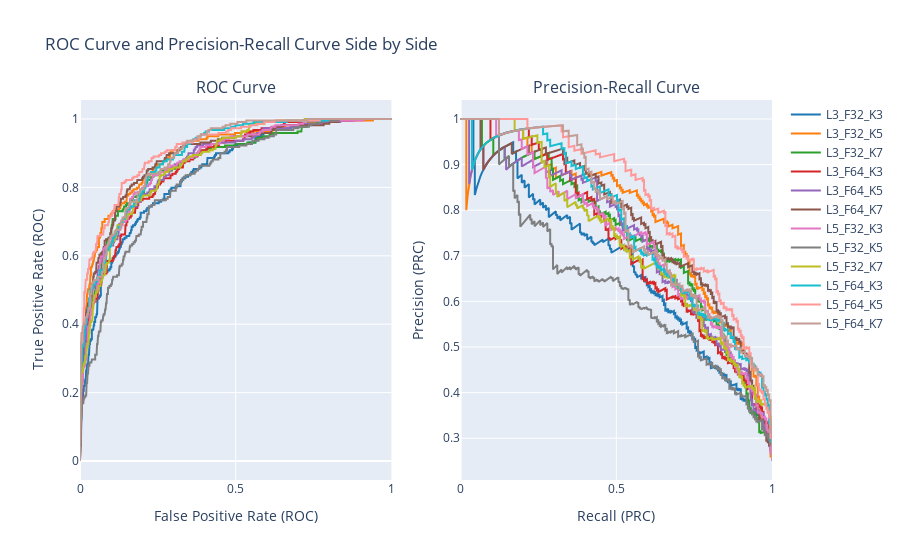

Here is the notebook cell this chart was saved with:
### Code cell
n_classes = 4

# color map with 12 distinct colors for the models
colors = ['#1f77b4', '#ff7f0e', '#2ca02c', '#d62728', '#9467bd', '#8c564b', '#e377c2', '#7f7f7f', '#bcbd22', '#17becf', '#ff9896', '#c49c94']

def calculate_roc_auc(model_results, n_classes):
    roc_data = {}

    for model_name, results in model_results.items():
        labels = results['labels']
        probs = results['probs']

        # Micro-average
        fpr_micro, tpr_micro, _ = roc_curve(label_binarize(labels, classes=np.arange(n_classes)).ravel(), probs.ravel())
        roc_auc_micro = auc(fpr_micro, tpr_micro)

        roc_data[model_name] = {
            'fpr_micro': fpr_micro,
            'tpr_micro': tpr_micro,
            'roc_auc_micro': roc_auc_micro
        }

    return roc_data

def calculate_prc_auc(model_results, n_classes):
    prc_data = {}

    for model_name, results in model_results.items():
        labels = results['labels']
        probs = results['probs']

        # Micro-average
        precision_micro, recall_micro, _ = precision_recall_curve(label_binarize(labels, classes=np.arange(n_classes)).ravel(), probs.ravel())
        prc_auc_micro = auc(recall_micro, precision_micro)

        prc_data[model_name] = {
            'precision_micro': precision_micro,
            'recall_micro': recall_micro,
            'prc_auc_micro': prc_auc_micro
        }

    return prc_data

# Calculate ROC and PRC AUCs for all models
roc_data = calculate_roc_auc(model_results, n_classes)
prc_data = calculate_prc_auc(model_results, n_classes)

# Create subplots with 1 row and 2 columns for side-by-side plots
fig = make_subplots(rows=1, cols=2, subplot_titles=("ROC Curve", "Precision-Recall Curve"))

# Plot ROC curve for each model in the first column, applying consistent colors
for idx, (model_name, roc) in enumerate(roc_data.items()):
    fig.add_trace(
        go.Scatter(x=roc['fpr_micro'], y=roc['tpr_micro'], mode='lines', name=clean_model_name(model_name),
                   line=dict(color=colors[idx % len(colors)]), showlegend=True),
        row=1, col=1
    )

# Plot PRC curve for each model in the second column, applying the same colors
for idx, (model_name, prc) in enumerate(prc_data.items()):
    fig.add_trace(
        go.Scatter(x=prc['recall_micro'], y=prc['precision_micro'], mode='lines', name=model_name,
                   line=dict(color=colors[idx % len(colors)]), showlegend=False),
        row=1, col=2
    )

# Update layout for the overall figure
fig.update_layout(
    title_text="ROC Curve and Precision-Recall Curve Side by Side",
    xaxis_title="False Positive Rate (ROC)",
    yaxis_title="True Positive Rate (ROC)",
    xaxis2_title="Recall (PRC)",
    yaxis2_title="Precision (PRC)"
)

fig.show()

### Figure 1 — Plotly figure (JSON) as saved in the notebook; plotly's stock layout.template omitted (floating-point values rounded to 4 significant figures; data arrays with more than 128 entries replaced by an {"elided": "..."} marker saying what was removed)
{"data": [{"line": {"color": "#1f77b4"}, "mode": "lines", "name": "L3_F32_K3", "showlegend": true, "type": "scatter", "x": {"elided": "238 float values"}, "xaxis": "x", "y": {"elided": "238 float values"}, "yaxis": "y"}, {"line": {"color": "#ff7f0e"}, "mode": "lines", "name": "L3_F32_K5", "showlegend": true, "type": "scatter", "x": {"elided": "192 float values"}, "xaxis": "x", "y": {"elided": "192 float values"}, "yaxis": "y"}, {"line": {"color": "#2ca02c"}, "mode": "lines", "name": "L3_F32_K7", "showlegend": true, "type": "scatter", "x": {"elided": "206 float values"}, "xaxis": "x", "y": {"elided": "206 float values"}, "yaxis": "y"}, {"line": {"color": "#d62728"}, "mode": "lines", "name": "L3_F64_K3", "showlegend": true, "type": "scatter", "x": {"elided": "200 float values"}, "xaxis": "x", "y": {"elided": "200 float values"}, "yaxis": "y"}, {"line": {"color": "#9467bd"}, "mode": "lines", "name": "L3_F64_K5", "showlegend": true, "type": "scatter", "x": {"elided": "204 float values"}, "xaxis": "x", "y": {"elided": "204 float values"}, "yaxis": "y"}, {"line": {"color": "#8c564b"}, "mode": "lines", "name": "L3_F64_K7", "showlegend": true, "type": "scatter", "x": {"elided": "200 float values"}, "xaxis": "x", "y": {"elided": "200 float values"}, "yaxis": "y"}, {"line": {"color": "#e377c2"}, "mode": "lines", "name": "L5_F32_K3", "showlegend": true, "type": "scatter", "x": {"elided": "202 float values"}, "xaxis": "x", "y": {"elided": "202 float values"}, "yaxis": "y"}, {"line": {"color": "#7f7f7f"}, "mode": "lines", "name": "L5_F32_K5", "showlegend": true, "type": "scatter", "x": {"elided": "232 float values"}, "xaxis": "x", "y": {"elided": "232 float values"}, "yaxis": "y"}, {"line": {"color": "#bcbd22"}, "mode": "lines", "name": "L5_F32_K7", "showlegend": true, "type": "scatter", "x": {"elided": "206 float values"}, "xaxis": "x", "y": {"elided": "206 float values"}, "yaxis": "y"}, {"line": {"color": "#17becf"}, "mode": "lines", "name": "L5_F64_K3", "showlegend": true, "type": "scatter", "x": {"elided": "198 float values"}, "xaxis": "x", "y": {"elided": "198 float values"}, "yaxis": "y"}, {"line": {"color": "#ff9896"}, "mode": "lines", "name": "L5_F64_K5", "showlegend": true, "type": "scatter", "x": {"elided": "158 float values"}, "xaxis": "x", "y": {"elided": "158 float values"}, "yaxis": "y"}, {"line": {"color": "#c49c94"}, "mode": "lines", "name": "L5_F64_K7", "showlegend": true, "type": "scatter", "x": {"elided": "178 float values"}, "xaxis": "x", "y": {"elided": "178 float values"}, "yaxis": "y"}, {"line": {"color": "#1f77b4"}, "mode": "lines", "name": "CNN_L3_F32_K3_P2_lr0.0001", "showlegend": false, "type": "scatter", "x": {"elided": "877 float values"}, "xaxis": "x2", "y": {"elided": "877 float values"}, "yaxis": "y2"}, {"line": {"color": "#ff7f0e"}, "mode": "lines", "name": "CNN_L3_F32_K5_P2_lr0.0001", "showlegend": false, "type": "scatter", "x": {"elided": "877 float values"}, "xaxis": "x2", "y": {"elided": "877 float values"}, "yaxis": "y2"}, {"line": {"color": "#2ca02c"}, "mode": "lines", "name": "CNN_L3_F32_K7_P2_lr0.0001", "showlegend": false, "type": "scatter", "x": {"elided": "877 float values"}, "xaxis": "x2", "y": {"elided": "877 float values"}, "yaxis": "y2"}, {"line": {"color": "#d62728"}, "mode": "lines", "name": "CNN_L3_F64_K3_P2_lr0.0001", "showlegend": false, "type": "scatter", "x": {"elided": "877 float values"}, "xaxis": "x2", "y": {"elided": "877 float values"}, "yaxis": "y2"}, {"line": {"color": "#9467bd"}, "mode": "lines", "name": "CNN_L3_F64_K5_P2_lr0.0001", "showlegend": false, "type": "scatter", "x": {"elided": "877 float values"}, "xaxis": "x2", "y": {"elided": "877 float values"}, "yaxis": "y2"}, {"line": {"color": "#8c564b"}, "mode": "lines", "name": "CNN_L3_F64_K7_P2_lr0.0001", "showlegend": false, "type": "scatter", "x": {"elided": "877 float values"}, "xaxis": "x2", "y": {"elided": "877 float values"}, "yaxis": "y2"}, {"line": {"color": "#e377c2"}, "mode": "lines", "name": "CNN_L5_F32_K3_P2_lr0.0001", "showlegend": false, "type": "scatter", "x": {"elided": "877 float values"}, "xaxis": "x2", "y": {"elided": "877 float values"}, "yaxis": "y2"}, {"line": {"color": "#7f7f7f"}, "mode": "lines", "name": "CNN_L5_F32_K5_P2_lr0.0001", "showlegend": false, "type": "scatter", "x": {"elided": "877 float values"}, "xaxis": "x2", "y": {"elided": "877 float values"}, "yaxis": "y2"}, {"line": {"color": "#bcbd22"}, "mode": "lines", "name": "CNN_L5_F32_K7_P2_lr0.0001", "showlegend": false, "type": "scatter", "x": {"elided": "877 float values"}, "xaxis": "x2", "y": {"elided": "877 float values"}, "yaxis": "y2"}, {"line": {"color": "#17becf"}, "mode": "lines", "name": "CNN_L5_F64_K3_P2_lr0.0001", "showlegend": false, "type": "scatter", "x": {"elided": "877 float values"}, "xaxis": "x2", "y": {"elided": "877 float values"}, "yaxis": "y2"}, {"line": {"color": "#ff9896"}, "mode": "lines", "name": "CNN_L5_F64_K5_P2_lr0.0001", "showlegend": false, "type": "scatter", "x": {"elided": "872 float values"}, "xaxis": "x2", "y": {"elided": "872 float values"}, "yaxis": "y2"}, {"line": {"color": "#c49c94"}, "mode": "lines", "name": "CNN_L5_F64_K7_P2_lr0.0001", "showlegend": false, "type": "scatter", "x": {"elided": "874 float values"}, "xaxis": "x2", "y": {"elided": "874 float values"}, "yaxis": "y2"}], "layout": {"annotations": [{"font": {"size": 16}, "showarrow": false, "text": "ROC Curve", "x": 0.225, "xanchor": "center", "xref": "paper", "y": 1, "yanchor": "bottom", "yref": "paper"}, {"font": {"size": 16}, "showarrow": false, "text": "Precision-Recall Curve", "x": 0.775, "xanchor": "center", "xref": "paper", "y": 1, "yanchor": "bottom", "yref": "paper"}], "title": {"text": "ROC Curve and Precision-Recall Curve Side by Side"}, "xaxis": {"anchor": "y", "domain": [0, 0.45], "title": {"text": "False Positive Rate (ROC)"}}, "xaxis2": {"anchor": "y2", "domain": [0.55, 1], "title": {"text": "Recall (PRC)"}}, "yaxis": {"anchor": "x", "domain": [0, 1], "title": {"text": "True Positive Rate (ROC)"}}, "yaxis2": {"anchor": "x2", "domain": [0, 1], "title": {"text": "Precision (PRC)"}}}}
